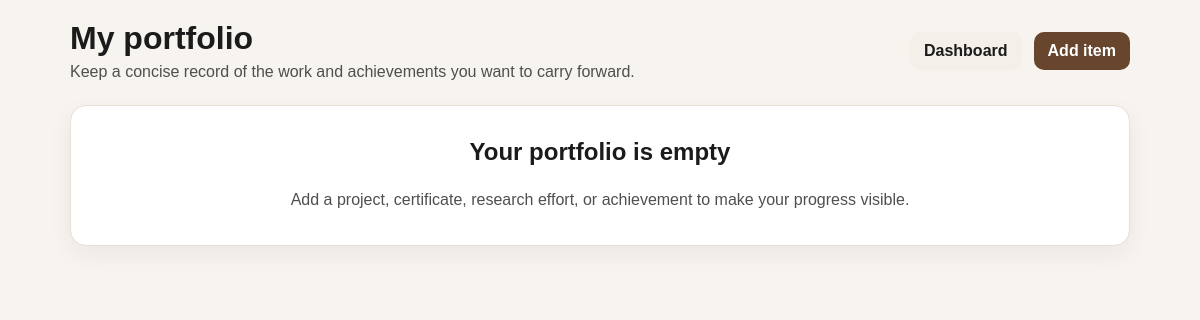
The page /public/portfolio (signed in) on the database as committed earlier.
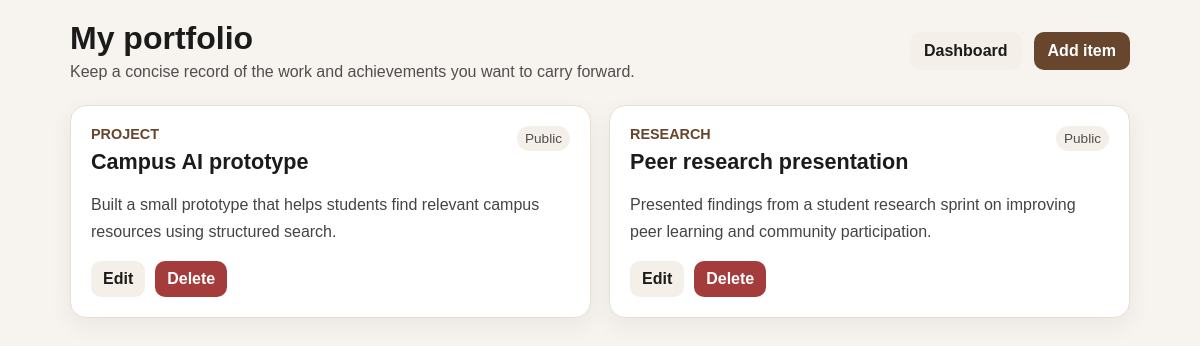
The same page on the database as committed later.
### tables this page shows
CREATE TABLE IF NOT EXISTS portfolio_items (
    id BIGINT UNSIGNED NOT NULL AUTO_INCREMENT,
    user_id BIGINT UNSIGNED NOT NULL,
    title VARCHAR(180) NOT NULL,
    description TEXT NOT NULL,
    item_type VARCHAR(80) NOT NULL,
    visibility VARCHAR(20) NOT NULL DEFAULT 'public',
    is_verified TINYINT(1) NOT NULL DEFAULT 0,
    created_at TIMESTAMP NOT NULL DEFAULT CURRENT_TIMESTAMP,
    updated_at TIMESTAMP NOT NULL DEFAULT CURRENT_TIMESTAMP ON UPDATE CURRENT_TIMESTAMP,
    PRIMARY KEY (id),
    KEY idx_portfolio_user (user_id),
    CONSTRAINT fk_portfolio_user FOREIGN KEY (user_id) REFERENCES users(id) ON DELETE CASCADE ON UPDATE CASCADE
);

### app/Helpers/helpers.php (called while the page is built, shortened)
<?php
function e(mixed $value): string
{
    return htmlspecialchars((string) $value, ENT_QUOTES, 'UTF-8');
}
function renderView(string $viewName, array $data = []): void
{
    $template = __DIR__ . '/../Views/' . $viewName . '.php';
    extract($data);
    include $template;
}

### app/Controllers/PortfolioController.php (called while the page is built, shortened)
<?php
class PortfolioController
{
    private PortfolioRepository $portfolioRepository;
    public function __construct()
    {
        $this->portfolioRepository = new PortfolioRepository();
    }
    public function index(): void
    {
        renderView('portfolio/index', [
            'title' => 'My portfolio',
            'items' => $this->portfolioRepository->listForUser((int) $_SESSION['user_id']),
        ]);
    }
}

### routes/web.php (called while the page is built, shortened)
<?php
$router = new Router();
$router->dispatch($_SERVER['REQUEST_URI'] ?? '/');

### public/index.php (called while the page is built, shortened)
<?php
require __DIR__ . '/../config/database.php';
require __DIR__ . '/../app/Helpers/helpers.php';
spl_autoload_register(function (string $class): void {
    $prefix = 'App\\';
    $baseDir = __DIR__ . '/../app/';
    if (str_starts_with($class, $prefix)) {
        $relativeClass = substr($class, strlen($prefix));
        $file = $baseDir . str_replace('\\', '/', $relativeClass) . '.php';
    }
});
require __DIR__ . '/../routes/web.php';

### config/database.php (called while the page is built, shortened)
<?php
return [
    'host' => $_ENV['DB_HOST'] ?? '127.0.0.1',
    'port' => $_ENV['DB_PORT'] ?? '3306',
    'database' => $_ENV['DB_NAME'] ?? 'life_network_campus',
    'username' => $_ENV['DB_USER'] ?? 'root',
    'password' => $_ENV['DB_PASSWORD'] ?? '',
    'charset' => 'utf8mb4',
    'dsn' => sprintf(
        'mysql:host=%s;port=%s;dbname=%s;charset=%s',
        $_ENV['DB_HOST'] ?? '127.0.0.1',
        $_ENV['DB_PORT'] ?? '3306',
        $_ENV['DB_NAME'] ?? 'life_network_campus',
        'utf8mb4'
    ),
];

### app/Core/Database.php (called while the page is built, shortened)
<?php
class Database
{
    private static ?PDO $connection = null;
    public static function getConnection(): PDO
    {
        $config = require __DIR__ . '/../../config/database.php';
        try {
            self::$connection = new PDO(
                $config['dsn'],
                $config['username'],
                $config['password'],
                [
                    PDO::ATTR_ERRMODE => PDO::ERRMODE_EXCEPTION,
                    PDO::ATTR_DEFAULT_FETCH_MODE => PDO::FETCH_ASSOC,
                    PDO::ATTR_EMULATE_PREPARES => false,
                ]
            );
        } catch (PDOException $e) {
            throw new PDOException('Database connection failed: ' . $e->getMessage());
        }
        return self::$connection;
    }
}

### app/Repositories/PortfolioRepository.php (called while the page is built, shortened)
<?php
class PortfolioRepository
{
    public function listForUser(int $userId): array
    {
        try {
            $stmt = Database::getConnection()->prepare('SELECT * FROM portfolio_items WHERE user_id = :userId ORDER BY created_at DESC');
            $stmt->execute(['userId' => $userId]);
            return $stmt->fetchAll(PDO::FETCH_ASSOC);
        } catch (PDOException $e) {
            return [];
        }
    }
}

### app/Views/portfolio/index.php (the view, shortened to what this page needs)
<!DOCTYPE html>
<html lang="en">
<head>
    <link rel="stylesheet" href="/life-network-campus/public/assets/css/styles.css">
</head>
<body>
    <main style="max-width:1100px; margin:0 auto; padding:20px;">
        <header style="display:flex; justify-content:space-between; align-items:center; gap:12px; margin-bottom:24px; flex-wrap:wrap;">
            <div>
                <h1 style="margin:0;">My portfolio</h1>
                <p style="margin:6px 0 0; color:#4f4f4f;">Keep a concise record of the work and achievements you want to carry forward.</p>
            </div>
            <div style="display:flex; gap:12px; flex-wrap:wrap;">
                <a href="/life-network-campus/public/dashboard" style="padding:10px 14px; border-radius:10px; background:#f4efe9; color:#1b1b1b; text-decoration:none; font-weight:600;">Dashboard</a>
                <a href="/life-network-campus/public/portfolio/new" style="padding:10px 14px; border-radius:10px; background:#67462d; color:#fff; text-decoration:none; font-weight:600;">Add item</a>
            </div>
        </header>
        <?php if (empty($items)): ?>
            <div class="card" style="padding:32px; text-align:center;">
                <h2 style="margin-top:0;">Your portfolio is empty</h2>
                <p style="margin:0; color:#4f4f4f; line-height:1.7;">Add a project, certificate, research effort, or achievement to make your progress visible.</p>
            </div>
        <?php else: ?>
            <div style="display:grid; grid-template-columns:repeat(auto-fit, minmax(280px, 1fr)); gap:18px;">
                <?php foreach ($items as $item): ?>
                    <article class="card" style="padding:20px;">
                        <div style="display:flex; justify-content:space-between; gap:12px; align-items:flex-start;">
                            <div>
                                <p style="margin:0 0 7px; color:#67462d; font-size:.9rem; font-weight:700; text-transform:uppercase;"> <?php echo e($item['item_type']); ?> </p>
                                <h2 style="margin:0; font-size:1.35rem;"> <?php echo e($item['title']); ?> </h2>
                            </div>
                            <span style="padding:5px 8px; border-radius:999px; background:#f4efe9; color:#4f4f4f; font-size:.85rem;"> <?php echo e(ucfirst($item['visibility'])); ?> </span>
                        </div>
                        <p style="margin:16px 0; color:#444; line-height:1.7;"> <?php echo nl2br(e($item['description'])); ?> </p>
                        <div style="display:flex; gap:10px;">
                            <a href="/life-network-campus/public/portfolio/<?php echo (int) $item['id']; ?>/edit" style="padding:9px 12px; border-radius:10px; background:#f4efe9; color:#1b1b1b; text-decoration:none; font-weight:600;">Edit</a>
                            <form method="post" action="/life-network-campus/public/portfolio/<?php echo (int) $item['id']; ?>/delete" onsubmit="return confirm('Delete this portfolio item?');">
                                <button type="submit" style="padding:9px 12px; border:0; border-radius:10px; background:#a43c3c; color:#fff; font-weight:600; cursor:pointer;">Delete</button>
                            </form>
                        </div>
                    </article>
                <?php endforeach; ?>
            </div>
        <?php endif; ?>
    </main>
</body>
</html>

### app/Core/Router.php (shortened to what this page needs)
<?php
class Router
{
    public function dispatch(string $requestUri): void
    {
        $uri = parse_url($requestUri, PHP_URL_PATH) ?? '/';
        $basePaths = ['/life-network-campus/public', '/life-network-campus'];
        foreach ($basePaths as $basePath) {
            if (str_starts_with($uri, $basePath)) {
                $uri = substr($uri, strlen($basePath));
                break;
            }
        }
        $method = $_SERVER['REQUEST_METHOD'] ?? 'GET';
        foreach ($routes as [$routeMethod, $routeUri, $handler]) {
            if ($routeMethod !== $method) {
                continue;
            }
            if ($routeUri === $uri) {
                $this->callHandler($handler);
                return;
            }
        }
    }
    private function callHandler(array $handler, array $params = []): void
    {
        [$controllerName, $action] = $handler;
        $controller = new $controllerName();
        if ($params === []) {
            $controller->$action();
            return;
        }
    }
}

### public/assets/css/styles.css (style rules this page uses)
* { box-sizing: border-box; }
:root { --color-background: #f7f3ee; --color-surface: #ffffff; --color-surface-alt: #f0ece6; --color-text: #1b1b1b; --color-muted: #5f5f5f; --color-border: #e7dfd4; --color-primary: #795637; --color-primary-soft: #efe0d1; --color-success: #2e7d5a; --color-warning: #ad6d1a; --color-danger: #b63b3b; --shadow-soft: 0 8px 24px rgba(26, 28, 27, 0.06); --radius: 16px; --space-xs: 8px; --space-sm: 12px; --space-md: 18px; --space-lg: 24px; --space-xl: 32px; }
body { margin: 0; font-family: Arial, Helvetica, sans-serif; background: var(--color-background); color: var(--color-text); }
button, input, select, textarea { font: inherit; }
button, a { touch-action: manipulation; }
main { max-width: 1200px; margin: 0 auto; padding: var(--space-xl); }
.card { background: var(--color-surface); border: 1px solid var(--color-border); border-radius: var(--radius); box-shadow: var(--shadow-soft); }

Rows that differ between the two databases and show on the page:
added portfolio_items: item_type "PROJECT", title "Campus AI prototype", visibility "Public", description "Built a small prototype that helps students find relevant campus resources using structured search."
added portfolio_items: item_type "RESEARCH", title "Peer research presentation", visibility "Public", description "Presented findings from a student research sprint on improving peer learning and community participation."
Other text that changed with them:
list line gone: "Your portfolio is empty Add a project, certificate, research effort, or achievement to make your progress visible."
